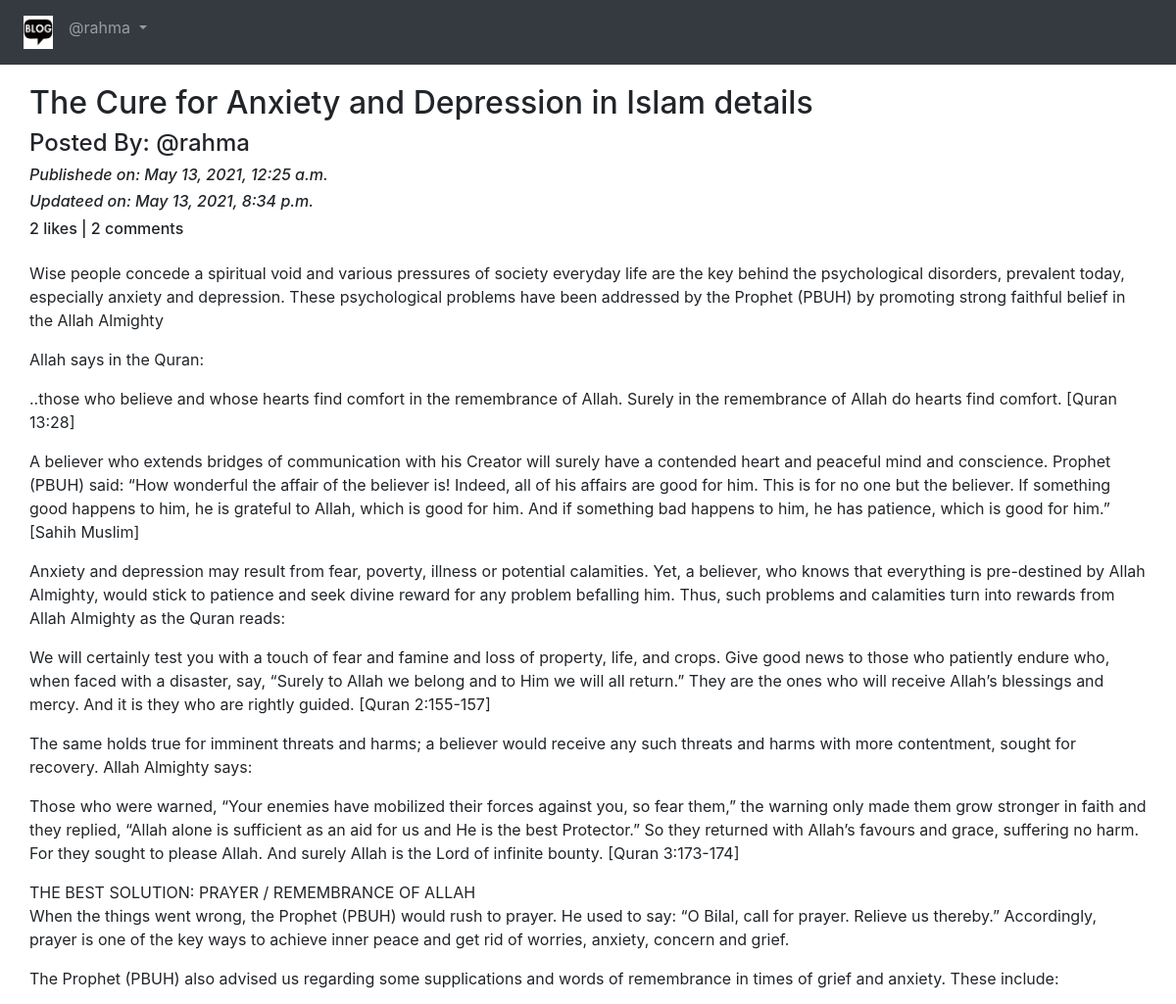
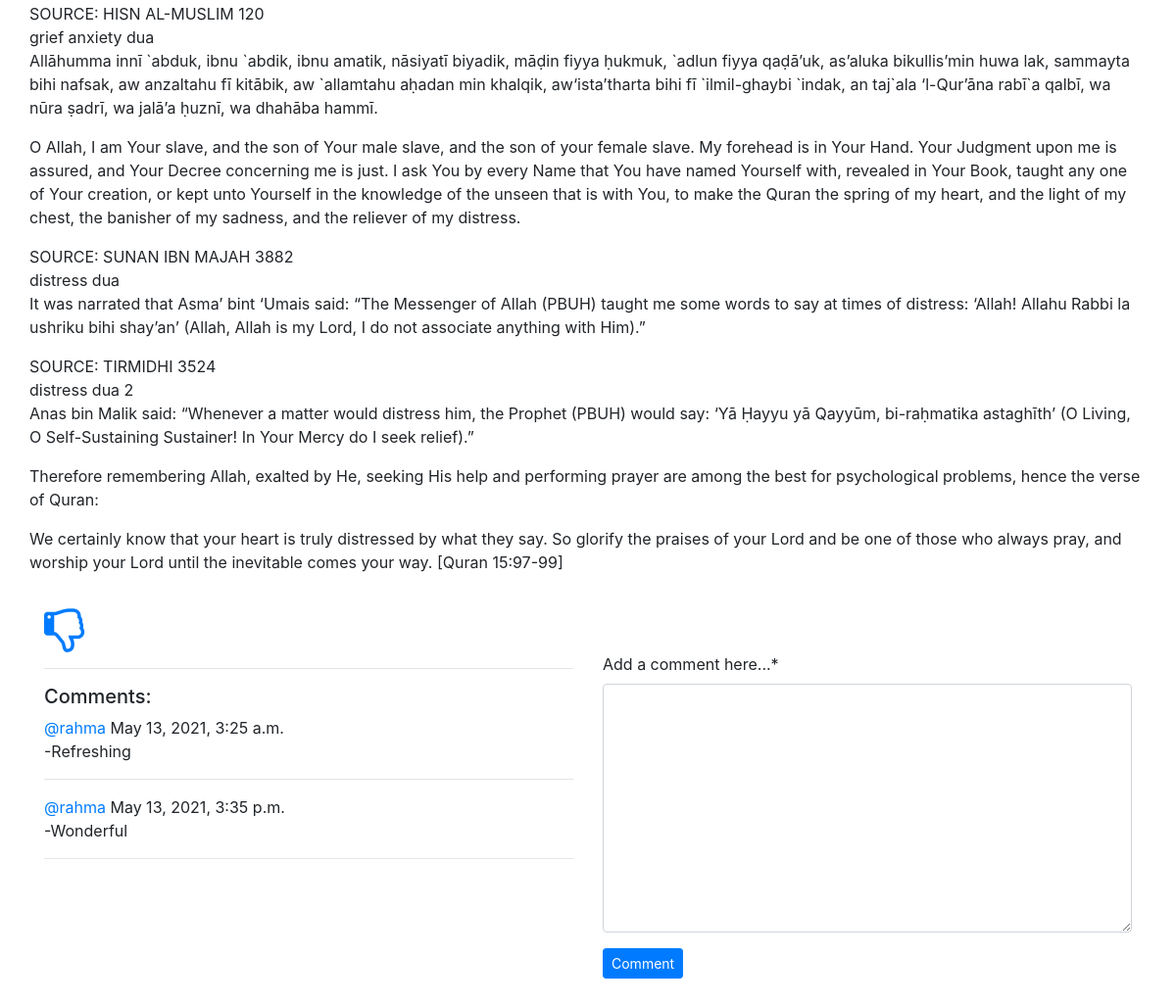
/blog/details/the-cure-for-anxiety-and-depression-in-islam-details (signed in), run on the app's committed database (2 pictures, top to bottom).
### App_Blog/models.py (models this page shows, shortened)
class Blog(models.Model):
    author = models.ForeignKey(User, related_name='post_author', on_delete=models.CASCADE)
    blog_title = models.CharField(max_length=264, verbose_name="Put a Title")
    slug = models.SlugField(max_length=264, unique=True)
    blog_content = models.TextField(verbose_name="What's on your mind?")
    blog_img = models.ImageField(upload_to='blog_images')
    publish_date = models.DateTimeField(auto_now_add=True)
    update_date = models.DateTimeField(auto_now=True)
    class Meta:
        ordering = ['-publish_date',]

class Comment(models.Model):
    blog = models.ForeignKey(Blog, related_name='blog_comment', on_delete=models.CASCADE)
    user = models.ForeignKey(User, on_delete=models.CASCADE, related_name='user_comment')
    comment = models.TextField(verbose_name="Add a comment here...")
    comment_date = models.DateTimeField(auto_now_add=True)

### App_Blog/views.py (the view, shortened to what this page needs)
# urls.py: path('details/<slug:slug>',views.blog_details,name='blog_details'),
@login_required
def blog_details(request,slug):
    blog = Blog.objects.get(slug=slug)
    comment_form = CommentForm
    already_liked= Likes.objects.filter(blog=blog,user=request.user)
    if already_liked:
        liked = True
    else:
        liked = False
    return render(request,'App_Blog/blog_details.html',context={'blog':blog,'comment_form':comment_form,'liked':liked})

### templates/App_Blog/blog_details.html (shortened to what this page needs)
{% extends 'base.html' %}
{% load crispy_forms_tags %}
{% block body_block %}
<div class="row">
  <div class="clol-sm-6">
    <h2>{{blog.blog_title}}</h2>
    <h4>Posted By: @{{blog.author}}</h4>
    <i><h6>Publishede on: {{blog.publish_date}}</h6></i>
    <i><h6>Updateed on: {{blog.update_date}}</h6></i>
    <h6>{{blog.liked_blog.count}} likes | {{blog.blog_comment.count}} comments</h6>
  </div>
  <div class="col-sm-6">
  </div>
  <p>
    {{blog.blog_content|linebreaks}}
  </p>
</div>
{% if not liked %}
<a href="{% url 'App_Blog:liked_post' pk=blog.pk %}"><i class="fa fa-thumbs-o-up fa-3x" aria-hidden="true"></i></a>
{% else %}
<a href="{% url 'App_Blog:unliked_post' pk=blog.pk %}"><i class="fa fa-thumbs-o-down fa-3x" aria-hidden="true"></i></a>
{% endif %}
<div class="row">
  <div class="col-sm-6">
    <hr>
    <h5>Comments:</h5>
    {% for comment in blog.blog_comment.all %}
    <p> <a href="#">@{{comment.user}}</a> {{comment.comment_date}}<br>-{{comment.comment}}</p><hr>
    {% endfor %}
  </div>
  <div class="col-sm-6">
    <form method="POST">
      {{ comment_form|crispy }}
      <button type="submit" class="btn btn-primary btn-sm">Comment</button>
    </form>
    <br><br>
  </div>
</div>
{% endblock %}

### templates/base.html (shortened to what this page needs)
<!DOCTYPE html>
<html lang="en" dir="ltr">
  <head>
    <link rel="stylesheet" href="https://maxcdn.bootstrapcdn.com/bootstrap/4.4.1/css/bootstrap.min.css">
    <link rel="stylesheet" href="https://maxcdn.bootstrapcdn.com/font-awesome/4.7.0/css/font-awesome.min.css">
  </head>
  <body>
    <nav class="navbar navbar-expand-sm bg-dark navbar-dark">
      <ul class="navbar-nav">
        <li class="nav-item active">
          <a class="nav-link" href="{% url 'index' %}"><img src="/media/logo.png" width="30px"></a>
        </li>
        {% if user.is_authenticated %}
        <div class="nav-item dropdown">
          <a class="nav-link dropdown-toggle" href="#" id="navbardrop" data-toggle="dropdown">
            @{{user.username}}
          </a>
        </div>
        {% endif %}
      </ul>
    </nav>
    <div class="container" style="padding-top:20px">
      {% block body_block %}
      {% endblock %}
    </div>
  </body>
</html>

### data on the page
Blog: blog_title "The Cure for Anxiety and Depression in Islam details", author "rahma", publish_date "May 13, 2021, 12:25 a.m.", update_date "May 13, 2021, 8:34 p.m.", liked_blog.count "2", blog_comment.count "2", blog_content "Wise people concede a spiritual void and various pressures of society everyday life are the key behind the psychological disorders, prevalent today, especially anxiety and depression. These psychological problems have been addressed by the Prophet (PBUH) by promoting strong faithful belief in the Allah Almighty Allah says in the Quran: ..those who believe and whose hearts find comfort in the remembrance of Allah. Surely in the remembrance of Allah do hearts find comfort. [Quran 13:28] A believer who extends bridges of communication with his Creator will surely have a contended heart and peaceful mind and conscience. Prophet (PBUH) said: “How wonderful the affair of the believer is! Indeed,…"
Comment: user "rahma", comment_date "May 13, 2021, 3:25 a.m.", comment "Refreshing"
Comment: user "rahma", comment_date "May 13, 2021, 3:35 p.m.", comment "Wonderful"

### other printed values
{{ user.username }} "rahma"
